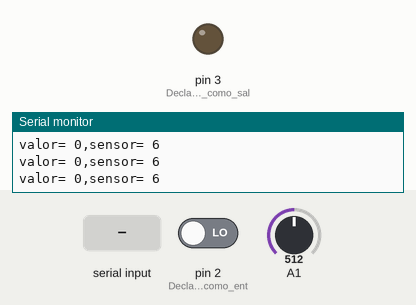
Simulated run of this sketch. Board: Arduino Uno, built with avr-gcc and run on an emulated ATmega328P. Parts: output pins drawn as LEDs (lit = HIGH), the last lines printed to the serial monitor. Inputs (shaded band) come from the test bench; at power-on: pin 2 (Declaro_el_pin_2_como_ent) LOW, A1 = 512.

Above: at 1.2 s.
1.3 s: "a\n" received over Serial
At 2.7 s:
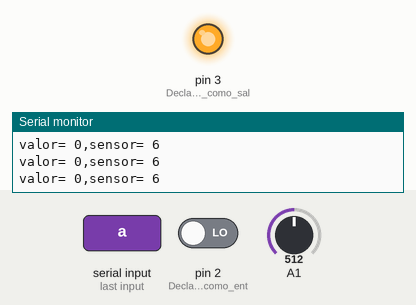
3.1 s: "b\n" received over Serial
At 4.0 s:
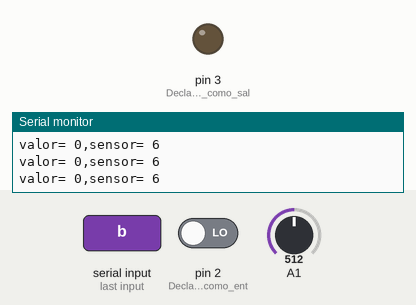
Timing chart, 0 to 6.1 s (numbered marks = the images above; inputs shaded):
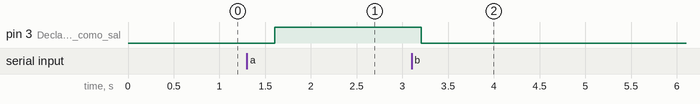

Measured:
- after the input at 1.3 s, pin 3 (Declaro_el_pin_3_como_sal): LOW → HIGH after 0.30 s
- after the input at 3.1 s, pin 3 (Declaro_el_pin_3_como_sal): HIGH → LOW after 0.11 s

The sketch:

Arduino.ino
```cpp
// Declaro las variables tipo int
int sensor_temp, valor;

void setup()
{
  pinMode(2,INPUT);  // Declaro el pin 2 como entrada
  pinMode(3,OUTPUT);  // Declaro el pin 3 como salida
  Serial.begin(115200);  // Habilito el puerto serial a 115200 baudios
}

void loop()
{
  if(Serial.available()>0)  // Si hay algo en el bufer de recepcion
  {
    valor=Serial.read();  // Leemos el puerto serie
    if (valor=='a')  // Si valor es a
    {
      digitalWrite(3,HIGH);  // Pongo a 1 la salida 3
    }
    if (valor=='b')  // Si valor es b
    {
      digitalWrite(3,LOW);  // Pongo a 0 la salida 3
    }
  }

  sensor_temp = analogRead(A1);  // Leo el valor de la entrada analogica A1
  sensor_temp=map(sensor_temp,0,1023,0,12);  // Escalo el valor de la entrada analogica

  if(digitalRead(2)==true)  // Si la entrada 2 esta a 1
  {
    valor=1;
  }

  if(digitalRead(2)==false)
  {
    valor=0;
  }

  // Mando por puerto serie el string
  String var=("valor= " + String(valor) + ",sensor= "+ String(sensor_temp) + "\n");
  Serial.print(var);

  // Retardo de 400ms
  delay(400);
}
```
